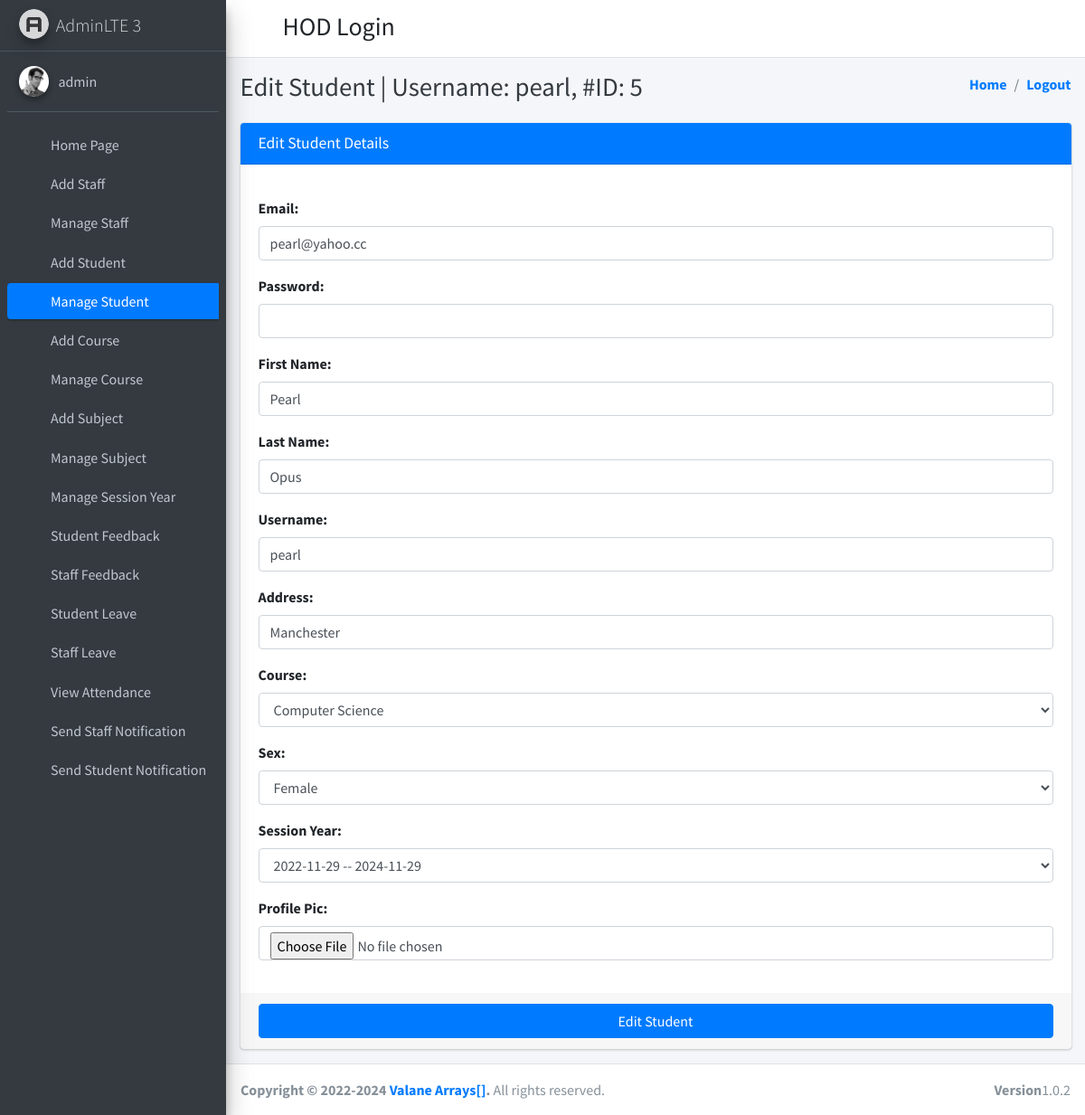
The app's page /edit_student/5 (signed in) with its own data.
### student_management_app/models.py (models this page shows)
class CustomUser(AbstractUser):
    user_type_data = ((1,"HOD"), (2,"Staff"), (3,"Student"))
    user_type = models.CharField(default=1, choices=user_type_data, max_length=10)

class Students(models.Model):
    id = models.AutoField(primary_key=True)
    admin = models.OneToOneField(CustomUser, on_delete=models.CASCADE)
    gender = models.CharField(max_length=255)
    profile_pic = models.FileField()
    address = models.TextField(max_length=255)
    course_id = models.ForeignKey(Courses, on_delete=models.DO_NOTHING)
    session_year_id = models.ForeignKey(SessionYearModel, on_delete=models.CASCADE)
    created_at = models.DateTimeField(auto_now_add=True)
    updated_at = models.DateTimeField(auto_now_add=True)
    fcm_token = models.TextField(default="")
    objects = models.Manager()

### student_management_app/HodViews.py (the view)
# urls.py: path('edit_student/<str:student_id>', HodViews.edit_student, name="edit_student"),
def edit_student(request, student_id):
    request.session['student_id'] = student_id
    student = Students.objects.get(admin=student_id)
    form = EditStudentForm()
    form.fields['email'].initial = student.admin.email
    form.fields['first_name'].initial = student.admin.first_name
    form.fields['last_name'].initial = student.admin.last_name
    form.fields['username'].initial = student.admin.username
    form.fields['address'].initial = student.address
    form.fields['course'].initial = student.course_id.id
    form.fields['sex'].initial = student.gender
    form.fields['session_year_id'].initial = student.session_year_id.id
    return render(request, "hod_template/edit_student_template.html", {"form": form, "id":student_id, "username":student.admin.username})

### student_management_app/templates/hod_template/edit_student_template.html (shortened to what this page needs)
{% extends 'hod_template/base_template.html' %}
{% block page_title %}
Edit Student | Username: {{username}}, #ID: {{id}}
{% endblock page_title %}
{% block main_content %}
    <section class="content">
        <div class="container-fluid">
            <div class="row">
                <div class="col-md-12">
                    <div class="card card-primary">
                        <div class="card-header">
                            <h3 class="card-title">Edit Student Details</h3>
                        </div>
                        {% url 'edit_student_save' as action_path %}
                        {% include 'hod_template/form_template.html' with messages=messages form=form action_path=action_path button_text="Edit Student" %}
                    </div>
                </div>
            </div>
        </div>
    </section>
{% endblock main_content %}

### student_management_app/templates/hod_template/sidebar_template.html (shortened to what this page needs)
{% load static %}
<aside class="main-sidebar sidebar-dark-primary elevation-4">
  <a href="index3.html" class="brand-link">
    <img src="{% static 'dist/img/AdminLTELogo.png' %}" alt="AdminLTE Logo" class="brand-image img-circle elevation-3"
         style="opacity: .8">
    <span class="brand-text font-weight-light">AdminLTE 3</span>
  </a>
  <div class="sidebar">
    <div class="user-panel mt-3 pb-3 mb-3 d-flex">
      <div class="image">
        <img src="{% static 'dist/img/user2-160x160.jpg' %}" class="img-circle elevation-2" alt="User Image">
      </div>
      <div class="info">
        <a href="{% url 'admin_profile' %}" class="d-block">{{user.username}}</a>
      </div>
    </div>
    <nav class="mt-2">
      <ul class="nav nav-pills nav-sidebar flex-column" data-widget="treeview" role="menu" data-accordion="false">
        <li class="nav-item">
          {% url 'admin_home' as admin_home %}
            <a href="{{admin_home}}" class="nav-link
              {% if request.path == admin_home %} active {% endif %}">
            <i class="nav-icon fas fa-th"></i>
            <p>
              Home Page
            </p>
          </a>
        </li>
        <li class="nav-item">
          {% url 'add_staff' as add_staff %}
            <a href="{{add_staff}}" class="nav-link
              {% if request.path == add_staff %} active {% endif %}">
            <i class="nav-icon fas fa-th"></i>
            <p>
              Add Staff
            </p>
          </a>
        </li>
        <li class="nav-item">
          {% url 'manage_staff' as manage_staff %}
          {% url 'edit_staff' staff_id=id as edit_staff %}
          <a href="{{manage_staff}}" class="nav-link
              {% if request.path == edit_staff %} active {% endif %}">
            <i class="nav-icon fas fa-th"></i>
            <p>
              Manage Staff
            </p>
          </a>
        </li>
        <li class="nav-item">
          {% url 'add_student' as add_student %}
          <a href="{{add_student}}" class="nav-link
            {% if request.path == add_student %} active {% endif %}">
            <i class="nav-icon fas fa-th"></i>
            <p>
              Add Student
            </p>
          </a>
        </li>
        <li class="nav-item">
          {% url 'manage_student' as manage_student %}
          {% url 'edit_student' student_id=id as edit_student %}
          <a href="{{manage_student}}" class="nav-link
            {% if request.path == edit_student %} active {% endif %}">
            <i class="nav-icon fas fa-th"></i>
            <p>
              Manage Student
            </p>
          </a>
        </li>
        <li class="nav-item">
          {% url 'add_course' as add_course %}
          <a href="{{add_course}}" class="nav-link
           {% if request.path == add_course %} active {% endif %}">
            <i class="nav-icon fas fa-th"></i>
            <p>
              Add Course
            </p>
          </a>
        </li>
        <li class="nav-item">
          {% url 'manage_course' as manage_course %}
          {% url 'edit_course' course_id=id as edit_course %}
          <a href="{{manage_course}}" class="nav-link
            {% if request.path == edit_course %} active {% endif %}">
            <i class="nav-icon fas fa-th"></i>
            <p>
              Manage Course
            </p>
          </a>
        </li>
        <li class="nav-item">
          {% url 'add_subject' as add_subject %}
          <a href="{{add_subject}}" class="nav-link
            {% if request.path == add_subject %} active {% endif %}">
            <i class="nav-icon fas fa-th"></i>
            <p>
              Add Subject
            </p>
          </a>
        </li>
        <li class="nav-item">
          {% url 'manage_subject' as manage_subject %}
          {% url 'edit_subject' subject_id=id as edit_subject %}
          <a href="{{manage_subject}}" class="nav-link
            {% if request.path == edit_subject %} active {% endif %}">
            <i class="nav-icon fas fa-th"></i>
            <p>
              Manage Subject
            </p>
          </a>
        </li>
        <li class="nav-item">
          {% url 'manage_session' as manage_session %}
          <a href="{{manage_session}}" class="nav-link
            {% if request.path == manage_session %} active {% endif %}">
            <i class="nav-icon fas fa-th"></i>
            <p>
              Manage Session Year
            </p>
          </a>
        </li>
        <li class="nav-item">
          {% url 'student_feedback_message' as student_feedback_message %}
          <a href="{{student_feedback_message}}" class="nav-link
            {% if request.path == student_feedback_message %} active {% endif %}">
            <i class="nav-icon fas fa-th"></i>
            <p>
              Student Feedback
            </p>
          </a>
        </li>
        <li class="nav-item">
          {% url 'staff_feedback_message' as staff_feedback_message %}
          <a href="{{staff_feedback_message}}" class="nav-link
            {% if request.path == staff_feedback_message %} active {% endif %}">
            <i class="nav-icon fas fa-th"></i>
            <p>
              Staff Feedback
            </p>
          </a>
        </li>
        <li class="nav-item">
          {% url 'student_leave_view' as student_leave_view %}
          <a href="{{student_leave_view}}" class="nav-link
            {% if request.path == student_leave_view %} active {% endif %}">
            <i class="nav-icon fas fa-th"></i>
            <p>
              Student Leave
            </p>
          </a>
        </li>
        <li class="nav-item">
          {% url 'staff_leave_view' as staff_leave_view %}
          <a href="{{staff_leave_view}}" class="nav-link
            {% if request.path == staff_leave_view %} active {% endif %}">
            <i class="nav-icon fas fa-th"></i>
            <p>
              Staff Leave
            </p>
          </a>
        </li>
        <li class="nav-item">
          {% url 'admin_view_attendance' as admin_view_attendance %}
          <a href="{{admin_view_attendance}}" class="nav-link
            {% if request.path == admin_view_attendance %} active {% endif %}">
            <i class="nav-icon fas fa-th"></i>
            <p>
              View Attendance
            </p>
          </a>
        </li>
        <li class="nav-item">
          {% url 'admin_send_notification_staff' as admin_send_notification_staff %}
          <a href="{{admin_send_notification_staff}}" class="nav-link
            {% if request.path == admin_send_notification_staff %} active {% endif %}">
            <i class="nav-icon fas fa-th"></i>
            <p>
              Send Staff Notification
            </p>
          </a>
        </li>
        <li class="nav-item">
          {% url 'admin_send_notification_student' as admin_send_notification_student %}
          <a href="{{admin_send_notification_student}}" class="nav-link
            {% if request.path == admin_send_notification_student %} active {% endif %}">
            <i class="nav-icon fas fa-th"></i>
            <p>
              Send Student Notification
            </p>
          </a>
        </li>
      </ul>
    </nav>
  </div>
</aside>

### student_management_app/templates/hod_template/form_template.html (shortened to what this page needs)
<form role="form" action="{{action_path}}" method="post" enctype="multipart/form-data">
    <div class="card-body">
        {% for field in form %}
            <div class="form-group">
                {{field.label_tag}}
                {{field}}
            </div>
        {% endfor %}
     </div>
    <div class="card-footer">
        <button type="submit" class="btn btn-primary btn-block">{{button_text}}</button>
    </div>
</form>

### records on screen
CustomUser: username "admin"
CustomUser: username "pearl", form "pearl@yahoo.cc" "Pearl" "Opus" "pearl"
Students: form "Manchester" "2022-11-29 -- 2024-11-29"

### other values on screen
{{ id }} "5"
{{ field.label_tag }} "Email:" "Password:" "First Name:" "Last Name:" "Username:" "Address:" "Course:" "Sex:" "Session Year:" "Profile Pic:"
{{ button_text }} "Edit Student"
